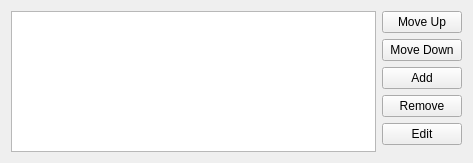
<?xml version="1.0" encoding="UTF-8"?>
<ui version="4.0">
 <class>MendaExceptionListWidget</class>
 <widget class="QWidget" name="MendaExceptionListWidget">
  <property name="geometry">
   <rect>
    <x>0</x>
    <y>0</y>
    <width>473</width>
    <height>163</height>
   </rect>
  </property>
  <property name="sizePolicy">
   <sizepolicy hsizetype="Preferred" vsizetype="Preferred">
    <horstretch>0</horstretch>
    <verstretch>0</verstretch>
   </sizepolicy>
  </property>
  <property name="minimumSize">
   <size>
    <width>0</width>
    <height>0</height>
   </size>
  </property>
  <layout class="QGridLayout" name="gridLayout">
   <item row="0" column="0" rowspan="6">
    <widget class="QTreeView" name="exceptionListView">
     <property name="sizePolicy">
      <sizepolicy hsizetype="Expanding" vsizetype="Maximum">
       <horstretch>0</horstretch>
       <verstretch>0</verstretch>
      </sizepolicy>
     </property>
     <property name="minimumSize">
      <size>
       <width>100</width>
       <height>100</height>
      </size>
     </property>
    </widget>
   </item>
   <item row="5" column="1">
    <spacer name="verticalSpacer">
     <property name="orientation">
      <enum>Qt::Vertical</enum>
     </property>
     <property name="sizeHint" stdset="0">
      <size>
       <width>20</width>
       <height>1</height>
      </size>
     </property>
    </spacer>
   </item>
   <item row="0" column="1">
    <widget class="QPushButton" name="moveUpButton">
     <property name="text">
      <string>Move Up</string>
     </property>
    </widget>
   </item>
   <item row="1" column="1">
    <widget class="QPushButton" name="moveDownButton">
     <property name="text">
      <string>Move Down</string>
     </property>
    </widget>
   </item>
   <item row="2" column="1">
    <widget class="QPushButton" name="addButton">
     <property name="text">
      <string>Add</string>
     </property>
    </widget>
   </item>
   <item row="3" column="1">
    <widget class="QPushButton" name="removeButton">
     <property name="text">
      <string>Remove</string>
     </property>
    </widget>
   </item>
   <item row="4" column="1">
    <widget class="QPushButton" name="editButton">
     <property name="text">
      <string>Edit</string>
     </property>
    </widget>
   </item>
  </layout>
 </widget>
 <tabstops>
  <tabstop>exceptionListView</tabstop>
  <tabstop>moveUpButton</tabstop>
  <tabstop>moveDownButton</tabstop>
  <tabstop>addButton</tabstop>
  <tabstop>removeButton</tabstop>
  <tabstop>editButton</tabstop>
 </tabstops>
 <resources/>
 <connections/>
</ui>
